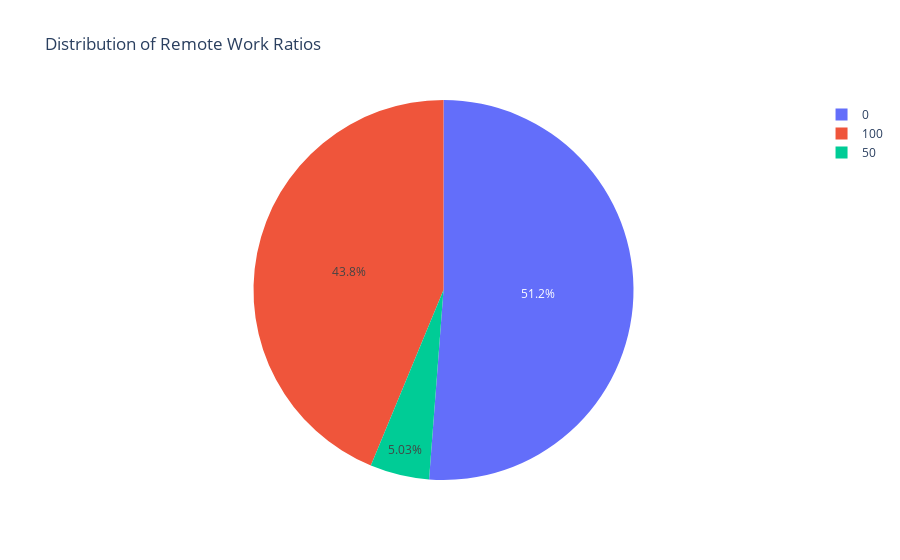

Notebook code cell kept with this figure:
### Markdown cell above
### Develop an interactive pie chart for the distribution of remote work ratios.

### Code cell
# Create an interactive pie chart
fig = px.pie(df, names='remote_ratio', title='Distribution of Remote Work Ratios',
             labels={'remote_ratio': 'Remote Work Ratio'})
fig.show()

### Figure 1 — Plotly figure (JSON) as saved in the notebook; plotly's stock layout.template omitted (floating-point values rounded to 4 significant figures; data arrays with more than 128 entries replaced by an {"elided": "..."} marker saying what was removed)
{"data": [{"domain": {"x": [0, 1], "y": [0, 1]}, "hovertemplate": "Remote Work Ratio=%{label}<extra></extra>", "labels": {"elided": "3755 int values"}, "legendgroup": "", "name": "", "showlegend": true, "type": "pie"}], "layout": {"legend": {"tracegroupgap": 0}, "title": {"text": "Distribution of Remote Work Ratios"}}}
